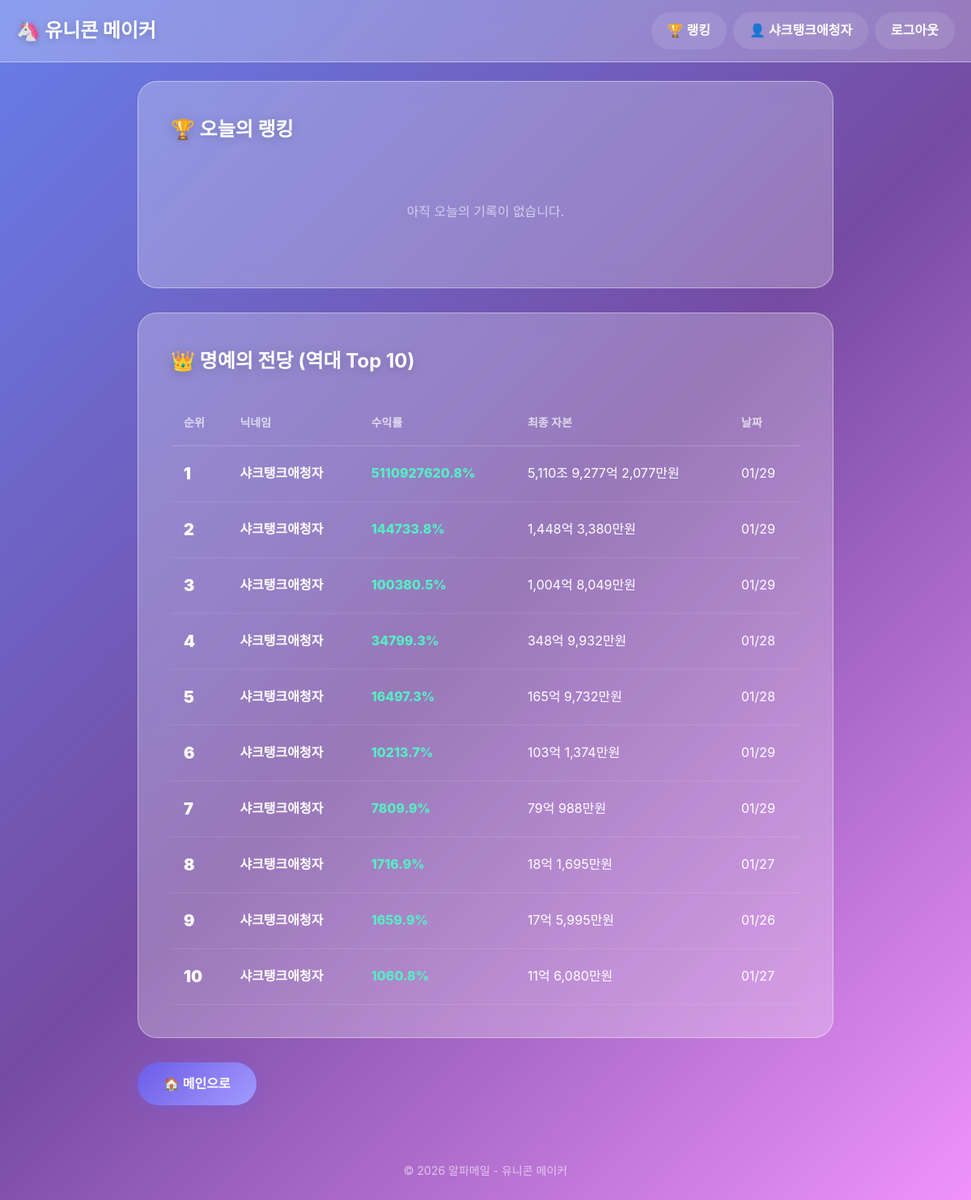
Screenshot of /ranking/ (signed in) with the database file from the repository.
### game/models.py (models this page shows, shortened)
class User(AbstractUser):
    nickname = models.CharField(
        max_length=20,
        unique=True,
        verbose_name='닉네임'
    )
    img_profile = models.ImageField(
        upload_to='profile/',
        blank=True,
        null=True,
        verbose_name='프로필 이미지'
    )
    best_profit_rate = models.FloatField(
        default=0.0,
        verbose_name='최고 수익률'
    )
    total_games = models.IntegerField(
        default=0,
        verbose_name='총 플레이 횟수'
    )

class GameSession(models.Model):
    user = models.ForeignKey(
        User,
        on_delete=models.CASCADE,
        related_name='game_sessions',
        verbose_name='플레이어'
    )
    current_capital = models.BigIntegerField(
        default=10000,  # 만원 단위, 1억 = 10000
        verbose_name='현재 자본금(만원)'
    )
    remaining_chances = models.IntegerField(
        default=5,
        verbose_name='남은 기회'
    )
    is_finished = models.BooleanField(
        default=False,
        verbose_name='종료 여부'
    )
    final_profit_rate = models.FloatField(
        null=True,
        blank=True,
        verbose_name='최종 수익률(%)'
    )
    created_at = models.DateTimeField(
        auto_now_add=True,
        verbose_name='생성 시간'
    )
    remaining_reroles = models.IntegerField(
        default=5,
        verbose_name='남은 패스 횟수'
    )

### game/views.py (the view)
# urls.py: path('ranking/', views.ranking_view, name='ranking'),
def ranking_view(request):
    today_ranking = get_today_ranking()
    hall_of_fame = get_hall_of_fame()
    context = {
        'today_ranking': today_ranking,
        'hall_of_fame': hall_of_fame,
    }
    return render(request, 'game/ranking.html', context)

### game/templatetags/number_filters.py (called while the page is built)
@register.filter
def korean_currency(value):
    try:
        value = int(value)
    except (ValueError, TypeError):
        return value
    if value == 0:
        return "0원"
    jo = value // 100000000  # 조
    remainder = value % 100000000
    eok = remainder // 10000  # 억
    man = remainder % 10000  # 만
    parts = []
    if jo > 0:
        parts.append(f"{jo:,}조")
    if eok > 0:
        parts.append(f"{eok:,}억")
    if man > 0:
        parts.append(f"{man:,}만원")
    elif parts:  # 억/조가 있는데 만원 단위가 0이면
        parts[-1] += "원"
    return " ".join(parts) if parts else "0원"

### game/views.py (called while the page is built)
def get_today_ranking():
    today = timezone.now().date()
    ranking = GameSession.objects.filter(
        is_finished=True,
        created_at__date=today
    ).order_by('-final_profit_rate')[:20]
    return ranking

def get_hall_of_fame():
    hall_of_fame = GameSession.objects.filter(
        is_finished=True
    ).order_by('-final_profit_rate')[:10]
    return hall_of_fame

### templates/game/ranking.html (shortened to what this page needs)
{% extends 'game/base.html' %}
{% load number_filters %}
{% block content %}
<div class="ranking-page">
    <section class="today-ranking">
        <h1>🏆 오늘의 랭킹</h1>
        {% if today_ranking %}
        <table class="ranking-table">
            <thead>
                <tr>
                    <th>순위</th>
                    <th>닉네임</th>
                    <th>수익률</th>
                    <th>최종 자본</th>
                </tr>
            </thead>
            <tbody>
                {% for session in today_ranking %}
                <tr class="{% if forloop.counter <= 3 %}top-rank{% endif %}">
                    <td class="rank">{{ forloop.counter }}</td>
                    <td class="nickname">{{ session.user.nickname }}</td>
                    <td class="profit {% if session.final_profit_rate >= 0 %}positive{% else %}negative{% endif %}">
                        {{ session.final_profit_rate|floatformat:1 }}%
                    </td>
                    <td class="capital">{{ session.current_capital|korean_currency }}</td>
                </tr>
                {% endfor %}
            </tbody>
        </table>
        {% else %}
        <p class="empty-message">아직 오늘의 기록이 없습니다.</p>
        {% endif %}
    </section>
    <section class="hall-of-fame">
        <h2>👑 명예의 전당 (역대 Top 10)</h2>
        {% if hall_of_fame %}
        <table class="ranking-table hall-of-fame-table">
            <thead>
                <tr>
                    <th>순위</th>
                    <th>닉네임</th>
                    <th>수익률</th>
                    <th>최종 자본</th>
                    <th>날짜</th>
                </tr>
            </thead>
            <tbody>
                {% for session in hall_of_fame %}
                <tr>
                    <td class="rank">{{ forloop.counter }}</td>
                    <td class="nickname">{{ session.user.nickname }}</td>
                    <td class="profit {% if session.final_profit_rate >= 0 %}positive{% else %}negative{% endif %}">{{ session.final_profit_rate|floatformat:1 }}%</td>
                    <td class="capital">{{ session.current_capital|korean_currency }}</td>
                    <td class="date">{{ session.created_at|date:"m/d" }}</td>
                </tr>
                {% endfor %}
            </tbody>
        </table>
        {% else %}
        <p class="empty-message">아직 기록이 없습니다.</p>
        {% endif %}
    </section>
    <div class="btn-group">
        <a href="{% url 'game:main' %}" class="btn btn-primary">🏠 메인으로</a>
    </div>
</div>
{% endblock %}

### templates/game/base.html (shortened to what this page needs)
{% load static %}
<!DOCTYPE html>
<html lang="ko">
<head>
    <link rel="stylesheet" href="{% static 'css/style.css' %}">
</head>
<body>
    <nav class="navbar">
        <div class="nav-container">
            <a href="{% url 'game:main' %}" class="nav-logo">🦄 유니콘 메이커</a>
            <ul class="nav-menu">
                {% if user.is_authenticated %}
                    <li><a href="{% url 'game:ranking' %}">🏆 랭킹</a></li>
                    <li><a href="{% url 'game:mypage' %}">👤 {{ user.nickname }}</a></li>
                    <li><a href="{% url 'game:logout' %}">로그아웃</a></li>
                {% else %}
                    <li><a href="{% url 'game:login' %}">로그인</a></li>
                    <li><a href="{% url 'game:signup' %}">회원가입</a></li>
                {% endif %}
            </ul>
        </div>
    </nav>
    <main class="main-content">
        {% block content %}
        {% endblock %}
    </main>
    <footer class="footer">
        <p>© 2026 알파메일 - 유니콘 메이커</p>
    </footer>
</body>
</html>

### static/css/style.css (style rules this page uses)
:root { --primary-color: #6C5CE7; --primary-light: #A29BFE; --secondary-color: #00CEC9; --success-color: #00B894; --danger-color: #FF7675; --warning-color: #FDCB6E; --text-color: #2D3436; --text-light: #636E72; --white: #FFFFFF; --glass-bg: rgba(255, 255, 255, 0.25); --glass-border: rgba(255, 255, 255, 0.4); --glass-shadow: 0 8px 32px rgba(31, 38, 135, 0.15); --blur: blur(12px); }
* { margin: 0; padding: 0; box-sizing: border-box; }
html { scroll-behavior: smooth; }
body { font-family: 'Pretendard', -apple-system, BlinkMacSystemFont, 'Segoe UI', Roboto, sans-serif; color: var(--text-color); line-height: 1.6; min-height: 100vh; background: linear-gradient(135deg, #667eea 0%, #764ba2 50%, #f093fb 100%); background-attachment: fixed; }
a { text-decoration: none; color: inherit; }
.navbar { position: fixed; top: 0; left: 0; right: 0; z-index: 1000; padding: 15px 0; background: var(--glass-bg); backdrop-filter: var(--blur); -webkit-backdrop-filter: var(--blur); border-bottom: 1px solid var(--glass-border); }
.nav-container { max-width: 1200px; margin: 0 auto; padding: 0 20px; display: flex; justify-content: space-between; align-items: center; }
.nav-logo { font-size: 24px; font-weight: 800; color: var(--white); text-shadow: 0 2px 10px rgba(0,0,0,0.2); }
.nav-menu { display: flex; list-style: none; gap: 8px; }
.nav-menu li a { display: inline-block; padding: 10px 20px; color: var(--white); font-weight: 600; border-radius: 50px; transition: all 0.3s ease; background: rgba(255,255,255,0.1); }
.main-content { max-width: 900px; margin: 0 auto; padding: 100px 20px 40px; min-height: 100vh; }
.btn { display: inline-block; padding: 14px 32px; border-radius: 50px; font-size: 16px; font-weight: 700; cursor: pointer; border: none; transition: all 0.3s ease; text-align: center; }
.btn-primary { background: linear-gradient(135deg, var(--primary-color), var(--primary-light)); color: var(--white); box-shadow: 0 4px 20px rgba(108, 92, 231, 0.4); }
.btn-group { display: flex; gap: 16px; margin-top: 24px; flex-wrap: wrap; }
.ranking-page { max-width: 900px; margin: 0 auto; }
.today-ranking, .hall-of-fame { background: var(--glass-bg); backdrop-filter: var(--blur); border-radius: 24px; border: 1px solid var(--glass-border); padding: 40px; margin-bottom: 30px; }
.today-ranking h1, .hall-of-fame h2 { color: var(--white); margin-bottom: 30px; text-shadow: 0 2px 15px rgba(0,0,0,0.2); }
.ranking-table { width: 100%; border-collapse: collapse; }
.ranking-table th { text-align: left; padding: 16px; color: rgba(255,255,255,0.7); font-size: 14px; font-weight: 600; border-bottom: 1px solid rgba(255,255,255,0.2); }
.ranking-table td { padding: 18px 16px; color: var(--white); border-bottom: 1px solid rgba(255,255,255,0.1); }
.ranking-table .rank { font-weight: 900; font-size: 20px; }
.ranking-table .nickname { font-weight: 600; }
.ranking-table .profit { font-weight: 800; }
.ranking-table .profit.positive { color: #55efc4; }
.empty-message { text-align: center; color: rgba(255,255,255,0.6); padding: 40px; font-size: 16px; }
.footer { text-align: center; padding: 30px 20px; color: rgba(255,255,255,0.6); font-size: 14px; }

### rows the page displays
User: nickname "샤크탱크애청자"
GameSession: user.nickname "샤크탱크애청자", final_profit_rate "5110927620.8", current_capital|korean_currency "5,110조 9,277억 2,077만원", created_at "01/29"
GameSession: user.nickname "샤크탱크애청자", final_profit_rate "144733.8", current_capital|korean_currency "1,448억 3,380만원", created_at "01/29"
GameSession: user.nickname "샤크탱크애청자", final_profit_rate "100380.5", current_capital|korean_currency "1,004억 8,049만원", created_at "01/29"
GameSession: user.nickname "샤크탱크애청자", final_profit_rate "34799.3", current_capital|korean_currency "348억 9,932만원", created_at "01/28"
GameSession: user.nickname "샤크탱크애청자", final_profit_rate "16497.3", current_capital|korean_currency "165억 9,732만원", created_at "01/28"
GameSession: user.nickname "샤크탱크애청자", final_profit_rate "10213.7", current_capital|korean_currency "103억 1,374만원", created_at "01/29"
GameSession: user.nickname "샤크탱크애청자", final_profit_rate "7809.9", current_capital|korean_currency "79억 988만원", created_at "01/29"
GameSession: user.nickname "샤크탱크애청자", final_profit_rate "1716.9", current_capital|korean_currency "18억 1,695만원", created_at "01/27"
GameSession: user.nickname "샤크탱크애청자", final_profit_rate "1659.9", current_capital|korean_currency "17억 5,995만원", created_at "01/26"
GameSession: user.nickname "샤크탱크애청자", final_profit_rate "1060.8", current_capital|korean_currency "11억 6,080만원", created_at "01/27"
